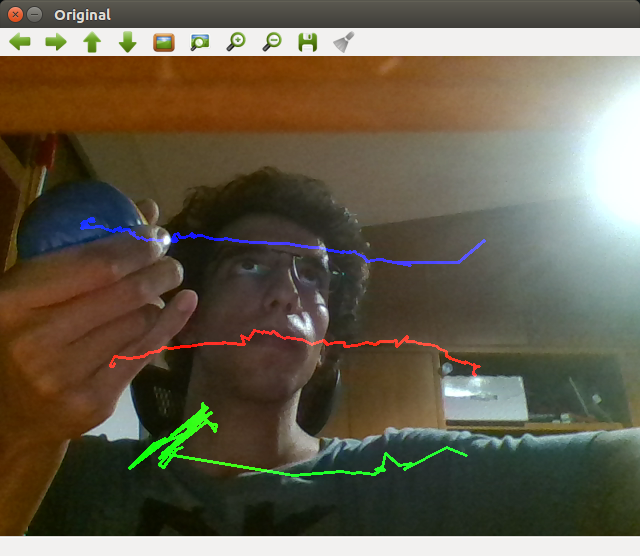
//> input picture segmentation_and_tracking/blue_tracking.png, 640 x 556 px, given in place of the camera
$ ./edge_detection   (built with g++ and OpenCV 4)
//> lines starting //> are read from the running program, lines starting //| are printed output that depends on the picture
### edge_detection/canny.cpp
#include "opencv2/imgproc.hpp"
#include "opencv2/highgui.hpp"
#include <iostream>

using namespace cv;

Mat src_canny, src_gray;
Mat dst_canny, detected_edges;
int lowThreshold = 0;
const int max_lowThreshold = 100;
const int ratio = 3;
const int kernel_size = 3;
const char* window_name_canny = "Canny edges";

static void CannyThreshold(int, void*){
  blur( src_canny, detected_edges, Size(3,3) );
  Canny( detected_edges, detected_edges, lowThreshold, lowThreshold*ratio, kernel_size );
  dst_canny = Scalar::all(0);
  src_canny.copyTo( dst_canny, detected_edges);
  imshow( window_name_canny, dst_canny );
}

void canny(Mat src){
  src_canny = src;
  dst_canny.create( src_canny.size(), src_canny.type() );
  namedWindow( window_name_canny, WINDOW_AUTOSIZE );
  createTrackbar( "Min Threshold:", window_name_canny, &lowThreshold, max_lowThreshold, CannyThreshold );
  CannyThreshold(0, 0);
}

### edge_detection/prewitt.cpp
#include "opencv2/highgui/highgui.hpp"
#include "opencv2/imgproc/imgproc.hpp"
using namespace cv;

Mat prewitt(Mat src){
	Mat gray,Kernelx,Kernely;

  Kernelx = (Mat_<double>(3,3) <<1, 1, 1,
                                 0, 0, 0,
                                 -1, -1, -1);
  Kernely = (Mat_<double>(3,3) <<-1, 0, 1,
                                 -1, 0, 1,
                                 -1, 0, 1);

  Mat grad_x, grad_y;
	Mat abs_grad_x, abs_grad_y, grad;

  filter2D(src, grad_x, CV_16S , Kernelx, Point(-1,-1));
  filter2D(src, grad_y, CV_16S , Kernely, Point(-1,-1));
  convertScaleAbs( grad_x, abs_grad_x );
  convertScaleAbs( grad_y, abs_grad_y );

  addWeighted( abs_grad_x, 0.5, abs_grad_y, 0.5, 0, grad );
  return grad;
}

### edge_detection/sobel.cpp
#include "opencv2/imgproc.hpp"
#include "opencv2/imgcodecs.hpp"
#include "opencv2/highgui.hpp"

#include <iostream>

using namespace cv;
using namespace std;

Mat sobel(Mat src){
  Mat src_gray;
  Mat grad;
  const String window_name = "Sobel Demo - Simple Edge Detector";
  int ksize = 1;
  int scale = 1;
  int delta = 0;
  int ddepth = CV_16S;
  //![reduce_noise]
  // Remove noise by blurring with a Gaussian filter ( kernel size = 3 )
  GaussianBlur(src, src_gray, Size(3, 3), 0, 0, BORDER_DEFAULT);
  //![reduce_noise]

  //![sobel]
  /// Generate grad_x and grad_y
  Mat grad_x, grad_y;
  Mat abs_grad_x, abs_grad_y;

  /// Gradient X
  Sobel(src_gray, grad_x, ddepth, 1, 0, ksize, scale, delta, BORDER_DEFAULT);

  /// Gradient Y
  Sobel(src_gray, grad_y, ddepth, 0, 1, ksize, scale, delta, BORDER_DEFAULT);
  //![sobel]

  //![convert]
  // converting back to CV_8U
  convertScaleAbs(grad_x, abs_grad_x);
  convertScaleAbs(grad_y, abs_grad_y);
  //![convert]

  //![blend]
  /// Total Gradient (approximate)
  addWeighted(abs_grad_x, 0.5, abs_grad_y, 0.5, 0, grad);
  //![blend]

  return grad;
}

### edge_detection/edge_detection.cpp
#include "opencv2/imgproc/imgproc.hpp"
#include "opencv2/highgui/highgui.hpp"
#include "sobel.cpp"
#include "prewitt.cpp"
#include "canny.cpp"
#include <iostream>

using namespace std;
using namespace cv;

Mat src, gray_src, gray_src_binary, dst, dst_binary;

int threshold_value = 0;
int threshold_type = 3;
int const max_value = 255;
int const max_type = 4;
int const max_binary_value = 255;
const char* window_name = "Binarization";
const char* trackbar_type = "Type: \n 0: Binary \n 1: Binary Inverted \n 2: Truncate \n 3: To Zero \n 4: To Zero Inverted";
const char* trackbar_value = "Value";

static void Threshold_Demo( int, void* ){
    /* 0: Binary
     1: Binary Inverted
     2: Threshold Truncated
     3: Threshold to Zero
     4: Threshold to Zero Inverted
    */
    threshold( gray_src_binary, dst_binary, threshold_value, max_binary_value, threshold_type );
    imshow( window_name, dst_binary );

    //  SOBEL
    Mat sobel_dst = sobel(dst_binary);
    namedWindow("Sobel edges", CV_WINDOW_AUTOSIZE);
    imshow("Sobel edges", sobel_dst);

    //  PREWITT
    Mat prewitt_dst = prewitt(dst_binary);
    namedWindow("Prewitt edges", CV_WINDOW_AUTOSIZE);
    imshow("Prewitt edges", prewitt_dst);

    //  CANNY
    canny(dst_binary);
}

int main( int argc, char** argv ){
  VideoCapture cap;
  // open the default camera, use something different from 0 otherwise
  if(!cap.open(0)){
    printf("webcam is not active! exiting now...\n");
    return 0;
  }
  printf("Starting. Press ESC key to quit.\n");

  // Create a window
  namedWindow("Brightness and Contrast", 1);

  //Create trackbar to change brightness
  int iSliderValue1 = 50;
  createTrackbar("Brightness", "Brightness and Contrast", &iSliderValue1, 100);

  //Create trackbar to change contrast
  int iSliderValue2 = 50;
  createTrackbar("Contrast", "Brightness and Contrast", &iSliderValue2, 100);

  for(;;){
      cap >> src;
//> src is the input picture: 556 rows x 640 cols, CV_8UC3; mean B, G, R 75.9, 93.6, 101.2
      cvtColor(src, gray_src, CV_BGR2GRAY);
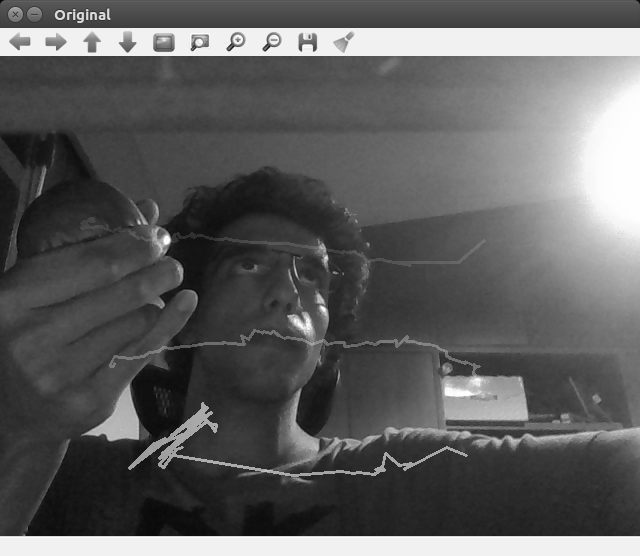
//> gray_src: 556 rows x 640 cols, CV_8UC1; min 5, max 255, mean 93.9
      //  BRIGHTNESS AND CONTRAST ------------
      int iBrightness  = iSliderValue1 - 50;
      double dContrast = iSliderValue2 / 50.0;
      gray_src.convertTo(dst, -1, dContrast, iBrightness);
      gray_src.convertTo(gray_src_binary, -1, dContrast, iBrightness);
       //show the brightness and contrast adjusted image
      imshow("Brightness and Contrast", dst);

      // HISTOGRAM ------------
      bool uniform = true; bool accumulate = false;
      vector<Mat> bgr_planes;
      split( dst, bgr_planes );
      Mat b_hist;
      /// Establish the number of bins
      int histSize = 256;
      /// Set the ranges ( for B,G,R) )
      float range[] = { 0, 256 } ;
      const float* histRange = { range };
      /// Compute the histogram:
      calcHist( &bgr_planes[0], 1, 0, Mat(), b_hist, 1, &histSize, &histRange, uniform, accumulate );
//> b_hist = 256 values, max 26592 at index 241, min 0 at index 0, mean 1390

      // Draw the histograms for B, G and R
      int hist_w = 512; int hist_h = 400;
      int bin_w = cvRound( (double) hist_w/histSize );

      Mat histImage( hist_h, hist_w, CV_8UC3, Scalar( 0,0,0) );

      /// Normalize the result to [ 0, histImage.rows ]
      normalize(b_hist, b_hist, 0, histImage.rows, NORM_MINMAX, -1, Mat() );
//> b_hist = 256 values, max 400 at index 241, min 0 at index 0, mean 20.91

      for( int i = 1; i < histSize; i++ ){
          line( histImage, Point( bin_w*(i-1), hist_h - cvRound(b_hist.at<float>(i-1)) ) ,
                           Point( bin_w*(i), hist_h - cvRound(b_hist.at<float>(i)) ),
                           Scalar( 255, 0, 0), 2, 8, 0  );
      }
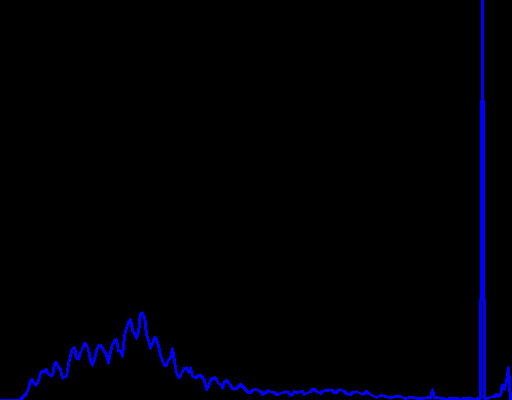
//> histImage: 400 rows x 512 cols, CV_8UC3; mean B, G, R 5.7, 0, 0
      namedWindow("Histogram", CV_WINDOW_AUTOSIZE );
      imshow("Histogram", histImage );

      //  BINARIZATION
      namedWindow( window_name, CV_WINDOW_AUTOSIZE ); // Create a window to display results
      createTrackbar( trackbar_type,
                      window_name, &threshold_type,
                      max_type, Threshold_Demo ); // Create Trackbar to choose type of Threshold
      createTrackbar( trackbar_value,
                      window_name, &threshold_value,
                      max_value, Threshold_Demo ); // Create Trackbar to choose Threshold value
      Threshold_Demo( 0, 0 ); // Call the function to initialize
//> in sobel, `Sobel(src_gray, grad_y, ddepth, 0, 1, ksize, scale, delta, BORDER_DEFA..`:
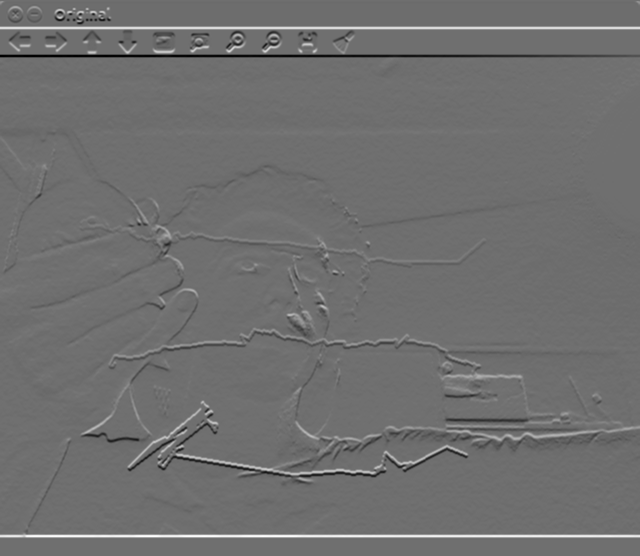
//> grad_y: 556 rows x 640 cols, CV_16SC1; min -138, max 178, mean 0.5; drawn with min black and max white
//> in prewitt, `filter2D(src, grad_x, CV_16S , Kernelx, Point(-1,-1));`:
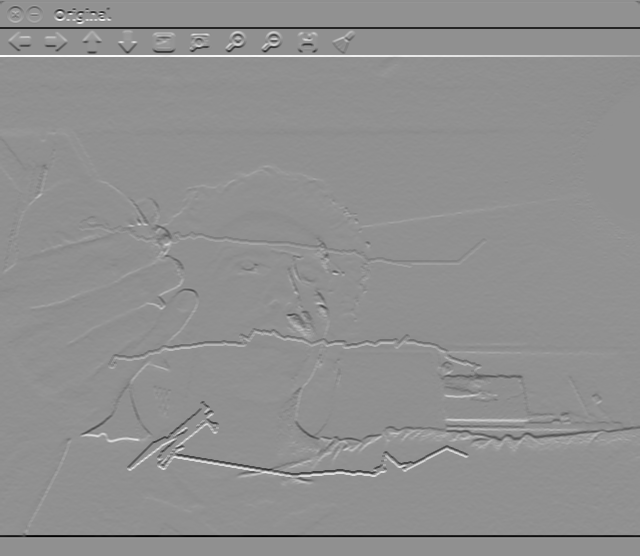
//> grad_x: 556 rows x 640 cols, CV_16SC1; min -720, max 551, mean -1.6; drawn with min black and max white
//> in prewitt, `addWeighted( abs_grad_x, 0.5, abs_grad_y, 0.5, 0, grad );`:
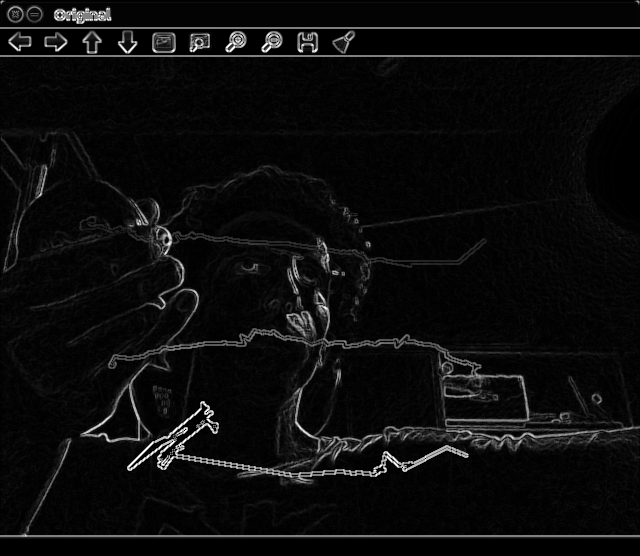
//> grad: 556 rows x 640 cols, CV_8UC1; min 0, max 255, mean 12.2
//> in CannyThreshold, `Canny( detected_edges, detected_edges, lowThreshold, lowThreshold*rati..`:
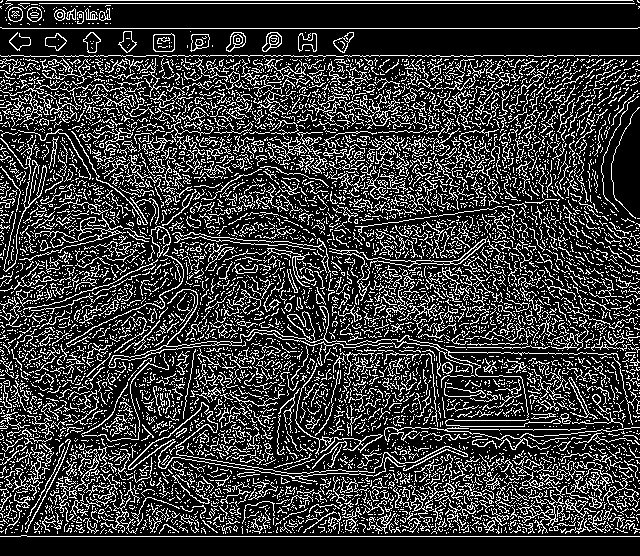
//> detected_edges: 556 rows x 640 cols, CV_8UC1; 22.4% white in thin lines or dots
//> in CannyThreshold, `src_canny.copyTo( dst_canny, detected_edges);`:
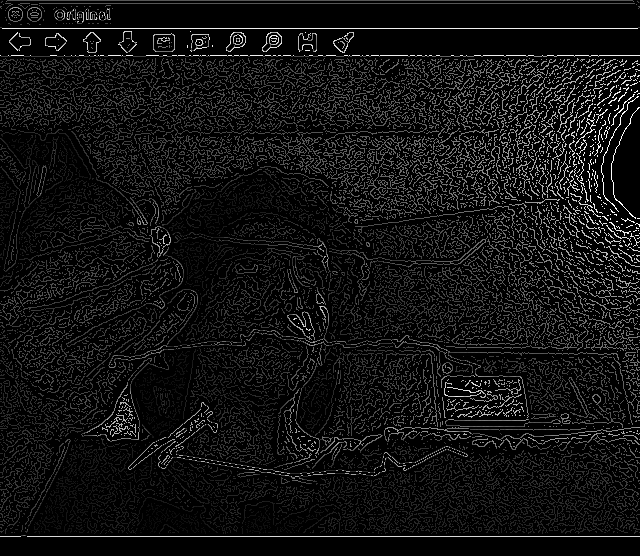
//> dst_canny: 556 rows x 640 cols, CV_8UC1; min 0, max 254, mean 18.7

      if( waitKey(10) == 27 ) break; // stop capturing by pressing ESC
//> the Esc key is pressed
  }

  return 0;
}

$ run again, on segmentation_and_tracking/green_tracking.png
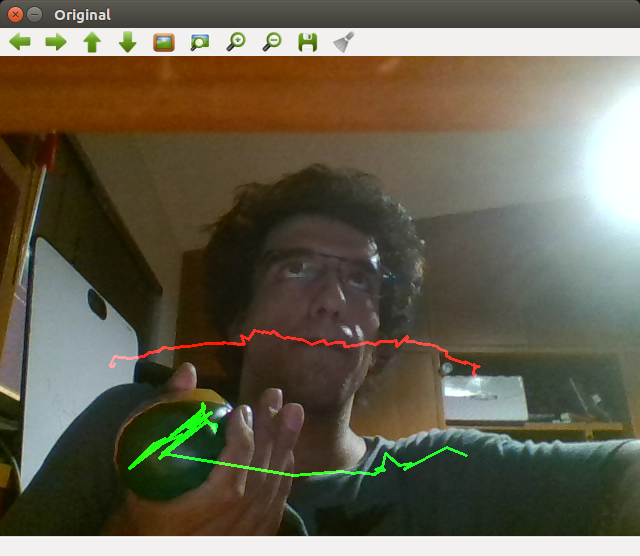
//> input picture segmentation_and_tracking/green_tracking.png, 640 x 556 px, given in place of the camera
//> src is the input picture: 556 rows x 640 cols, CV_8UC3; mean B, G, R 78.4, 96, 101.6
//> `calcHist( &bgr_planes[0], 1, 0, Mat(), b_hist, 1, &histSize, &histRang..`: b_hist = 256 values, max 26580 at index 241, min 0 at index 0, mean 1390
//> `normalize(b_hist, b_hist, 0, histImage.rows, NORM_MINMAX, -1, Mat() );`: b_hist = 256 values, max 400 at index 241, min 0 at index 0, mean 20.92
//> in CannyThreshold, `Canny( detected_edges, detected_edges, lowThreshold, lowThreshold*rati..`:
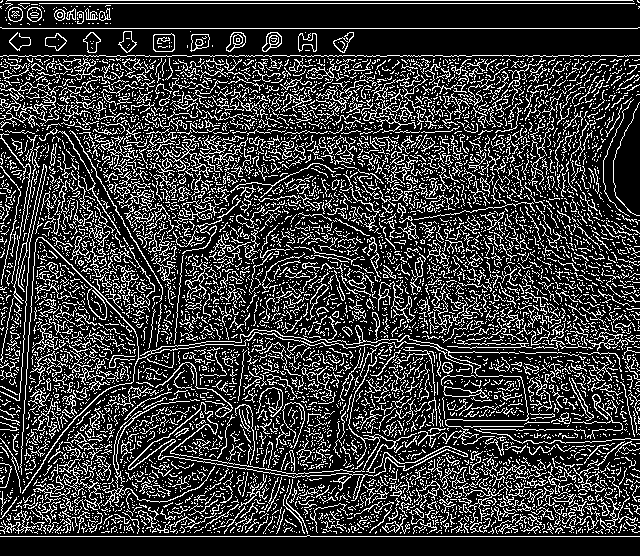
//> detected_edges: 556 rows x 640 cols, CV_8UC1; 22.3% white in thin lines or dots
//> in CannyThreshold, `src_canny.copyTo( dst_canny, detected_edges);`:
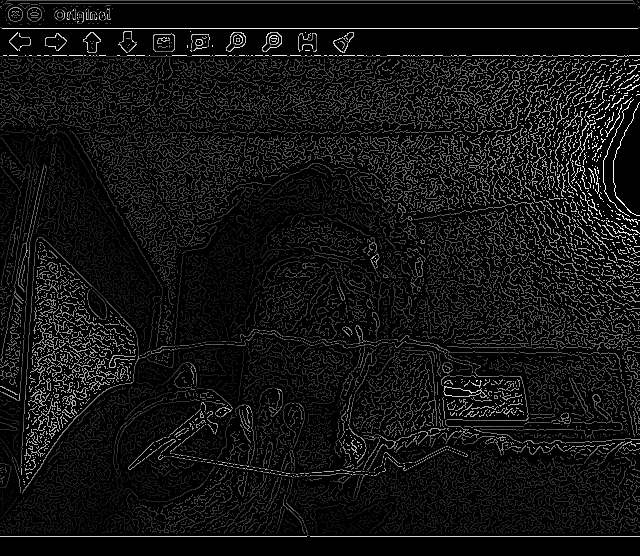
//> dst_canny: 556 rows x 640 cols, CV_8UC1; min 0, max 254, mean 19.1

$ run again, on segmentation_and_tracking/red_tracking.png
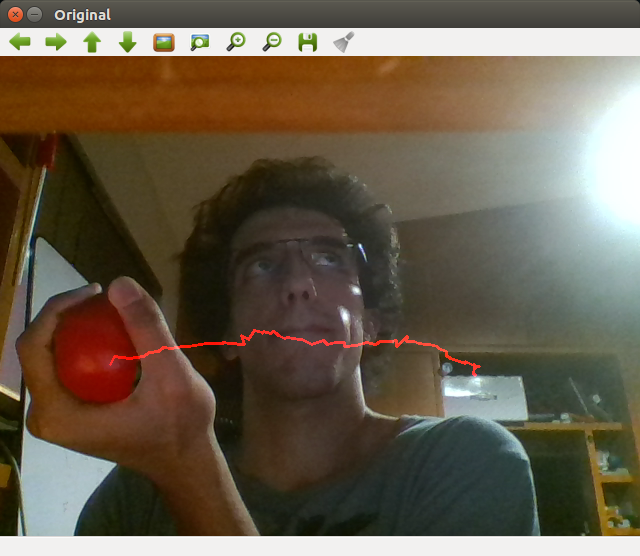
//> input picture segmentation_and_tracking/red_tracking.png, 640 x 556 px, given in place of the camera
//> src is the input picture: 556 rows x 640 cols, CV_8UC3; mean B, G, R 75.5, 92.8, 104.6
//> `calcHist( &bgr_planes[0], 1, 0, Mat(), b_hist, 1, &histSize, &histRang..`: b_hist = 256 values, max 26597 at index 241, min 0 at index 0, mean 1390
//> `normalize(b_hist, b_hist, 0, histImage.rows, NORM_MINMAX, -1, Mat() );`: b_hist = 256 values, max 400 at index 241, min 0 at index 0, mean 20.9
//> in CannyThreshold, `Canny( detected_edges, detected_edges, lowThreshold, lowThreshold*rati..`:
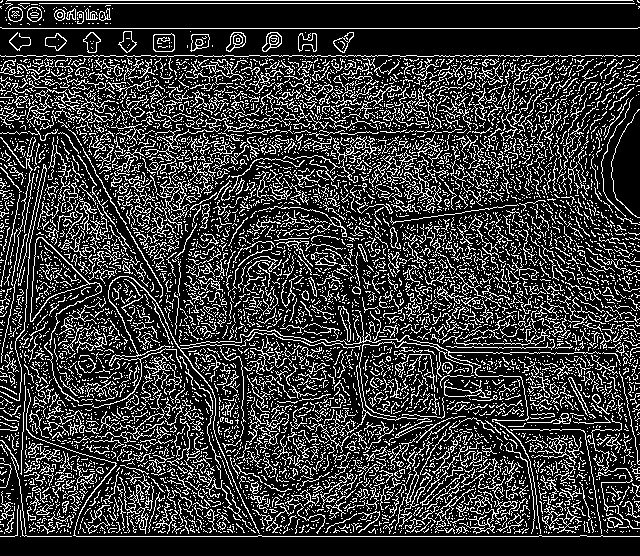
//> detected_edges: 556 rows x 640 cols, CV_8UC1; 22.2% white in thin lines or dots
//> in CannyThreshold, `src_canny.copyTo( dst_canny, detected_edges);`:
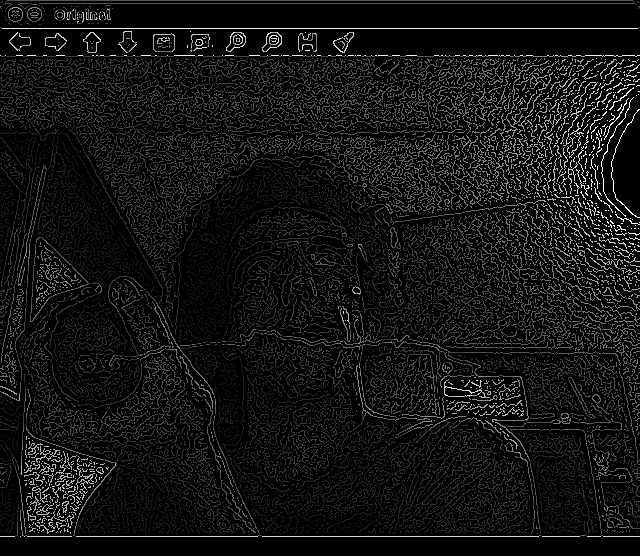
//> dst_canny: 556 rows x 640 cols, CV_8UC1; min 0, max 254, mean 18.6
